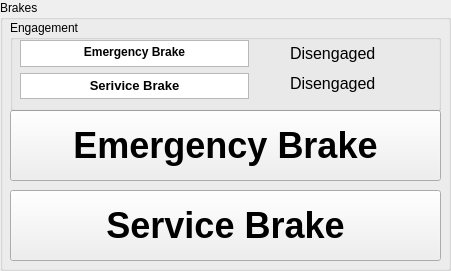
     <widget class="QGroupBox" name="brake_box">
      <property name="geometry">
       <rect>
        <x>540</x>
        <y>300</y>
        <width>451</width>
        <height>271</height>
       </rect>
      </property>
      <property name="title">
       <string>Brakes</string>
      </property>
      <widget class="QPushButton" name="e_brake_button">
       <property name="geometry">
        <rect>
         <x>10</x>
         <y>110</y>
         <width>431</width>
         <height>71</height>
        </rect>
       </property>
       <property name="font">
        <font>
         <pointsize>27</pointsize>
         <weight>75</weight>
         <bold>true</bold>
         <underline>false</underline>
         <strikeout>false</strikeout>
         <kerning>true</kerning>
        </font>
       </property>
       <property name="autoFillBackground">
        <bool>true</bool>
       </property>
       <property name="text">
        <string>Emergency Brake</string>
       </property>
      </widget>
      <widget class="QGroupBox" name="engage_box">
       <property name="geometry">
        <rect>
         <x>10</x>
         <y>20</y>
         <width>431</width>
         <height>91</height>
        </rect>
       </property>
       <property name="title">
        <string>Engagement</string>
       </property>
       <widget class="QTextBrowser" name="s_brake_txt">
        <property name="geometry">
         <rect>
          <x>10</x>
          <y>53</y>
          <width>229</width>
          <height>26</height>
         </rect>
        </property>
        <property name="verticalScrollBarPolicy">
         <enum>Qt::ScrollBarAlwaysOff</enum>
        </property>
        <property name="horizontalScrollBarPolicy">
         <enum>Qt::ScrollBarAlwaysOff</enum>
        </property>
        <property name="html">
         <string>&lt;!DOCTYPE HTML PUBLIC &quot;-//W3C//DTD HTML 4.0//EN&quot; &quot;http://www.w3.org/TR/REC-html40/strict.dtd&quot;&gt;
&lt;html&gt;&lt;head&gt;&lt;meta name=&quot;qrichtext&quot; content=&quot;1&quot; /&gt;&lt;style type=&quot;text/css&quot;&gt;
p, li { white-space: pre-wrap; }
&lt;/style&gt;&lt;/head&gt;&lt;body style=&quot; font-family:'MS Shell Dlg 2'; font-size:10pt; font-weight:400; font-style:normal;&quot;&gt;
&lt;p align=&quot;center&quot; style=&quot; margin-top:0px; margin-bottom:0px; margin-left:0px; margin-right:0px; -qt-block-indent:0; text-indent:0px;&quot;&gt;&lt;span style=&quot; font-weight:696;&quot;&gt;Serivice Brake&lt;/span&gt;&lt;/p&gt;&lt;/body&gt;&lt;/html&gt;</string>
        </property>
       </widget>
       <widget class="QTextBrowser" name="e_brake_txt">
        <property name="geometry">
         <rect>
          <x>10</x>
          <y>20</y>
          <width>229</width>
          <height>27</height>
         </rect>
        </property>
        <property name="verticalScrollBarPolicy">
         <enum>Qt::ScrollBarAlwaysOff</enum>
        </property>
        <property name="horizontalScrollBarPolicy">
         <enum>Qt::ScrollBarAlwaysOff</enum>
        </property>
        <property name="html">
         <string>&lt;!DOCTYPE HTML PUBLIC &quot;-//W3C//DTD HTML 4.0//EN&quot; &quot;http://www.w3.org/TR/REC-html40/strict.dtd&quot;&gt;
&lt;html&gt;&lt;head&gt;&lt;meta name=&quot;qrichtext&quot; content=&quot;1&quot; /&gt;&lt;style type=&quot;text/css&quot;&gt;
p, li { white-space: pre-wrap; }
&lt;/style&gt;&lt;/head&gt;&lt;body style=&quot; font-family:'MS Shell Dlg 2'; font-size:10pt; font-weight:400; font-style:normal;&quot;&gt;
&lt;p align=&quot;center&quot; style=&quot; margin-top:0px; margin-bottom:0px; margin-left:0px; margin-right:0px; -qt-block-indent:0; text-indent:0px;&quot;&gt;&lt;span style=&quot; font-size:9pt; font-weight:696;&quot;&gt;Emergency Brake&lt;/span&gt;&lt;/p&gt;&lt;/body&gt;&lt;/html&gt;</string>
        </property>
       </widget>
       <widget class="QLabel" name="s_label_display">
        <property name="geometry">
         <rect>
          <x>280</x>
          <y>50</y>
          <width>87</width>
          <height>27</height>
         </rect>
        </property>
        <property name="font">
         <font>
          <pointsize>12</pointsize>
         </font>
        </property>
        <property name="text">
         <string>Disengaged</string>
        </property>
       </widget>
       <widget class="QLabel" name="e_label_display">
        <property name="geometry">
         <rect>
          <x>280</x>
          <y>20</y>
          <width>87</width>
          <height>27</height>
         </rect>
        </property>
        <property name="font">
         <font>
          <pointsize>12</pointsize>
         </font>
        </property>
        <property name="styleSheet">
         <string notr="true">text-align: center</string>
        </property>
        <property name="text">
         <string>Disengaged</string>
        </property>
       </widget>
      </widget>
      <widget class="QPushButton" name="s_brake_button">
       <property name="geometry">
        <rect>
         <x>10</x>
         <y>190</y>
         <width>431</width>
         <height>71</height>
        </rect>
       </property>
       <property name="font">
        <font>
         <pointsize>27</pointsize>
         <weight>75</weight>
         <bold>true</bold>
         <underline>false</underline>
         <strikeout>false</strikeout>
         <kerning>true</kerning>
        </font>
       </property>
       <property name="autoFillBackground">
        <bool>true</bool>
       </property>
       <property name="text">
        <string>Service Brake</string>
       </property>
      </widget>
     </widget>
